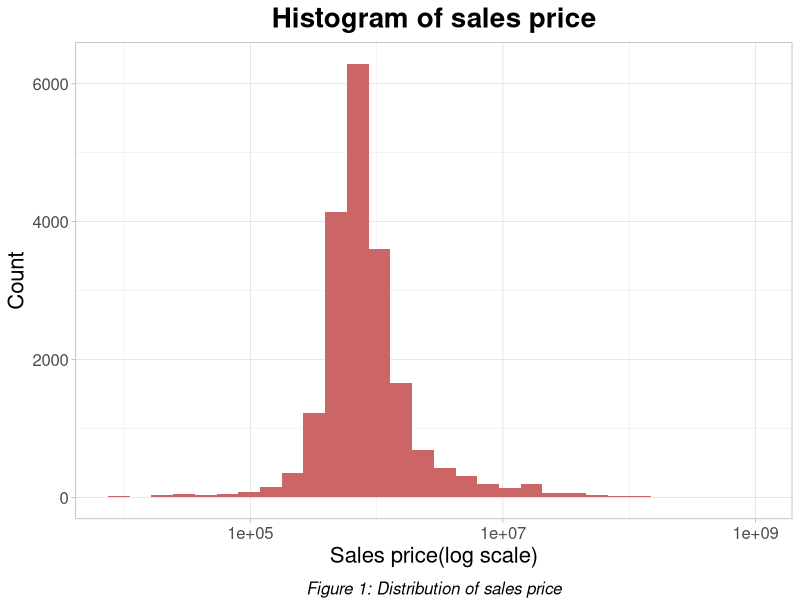

The R script that drew this image:
## ---- chunk 1
knitr::opts_chunk$set(echo = TRUE)
## ---- chunk 2
library(tidyverse)
library(readxl)
library(dplyr)
## ---- chunk 3
preprocess = function(dat){
  dat = dat%>%
  select(-c(`EASE-MENT`, `ADDRESS`,`APARTMENT NUMBER`,BLOCK,LOT))%>%
  mutate(BOROUGH = as.factor(BOROUGH))%>%
  mutate(NEIGHBORHOOD = as.factor(NEIGHBORHOOD))%>%
  mutate(`BUILDING CLASS CATEGORY` = as.factor(`BUILDING CLASS CATEGORY`))%>%
  mutate(`SALE DATE` = as.Date(`SALE DATE`, format = '%Y-%M-%d'))%>%
  mutate(`SALE MONTH` = format(`SALE DATE`, "%Y-%m"))%>%
  mutate(`TAX CLASS AT PRESENT` = as.character(`TAX CLASS AT PRESENT`))%>%
  mutate(`BUILDING CLASS AT PRESENT` = as.character(`BUILDING CLASS AT PRESENT`))%>%
  mutate(`TAX CLASS AT TIME OF SALE` = as.character(`TAX CLASS AT TIME OF SALE`))%>%
  mutate(`BUILDING CLASS AT TIME OF SALE` = as.character(`BUILDING CLASS AT TIME OF SALE`))%>%
  mutate(tax_class_change = ifelse(`TAX CLASS AT TIME OF SALE` == `TAX CLASS AT PRESENT`, 'no', 'yes'))%>%
  mutate(building_class_change = ifelse(`BUILDING CLASS AT TIME OF SALE` == `BUILDING CLASS AT PRESENT`, 'no','yes'))%>%
  mutate(history = as.numeric(format(dat$`SALE DATE`,"%Y"))-dat$`YEAR BUILT`)%>%
  mutate(unit_price = `SALE PRICE`/ifelse(dat$`GROSS SQUARE FEET` == 0 , dat$`LAND SQUARE FEET`, dat$`GROSS SQUARE FEET`))%>%
  filter(`SALE PRICE` >= 10000)%>%
  drop_na()
  return(dat)
}

dat = bind_rows(
  preprocess(read_xlsx('data/rollingsales_manhattan.xlsx')),
  preprocess(read_xlsx('data/rollingsales_queens.xlsx')),
  preprocess(read_xlsx('data/rollingsales_bronx.xlsx')),
  preprocess(read_xlsx('data/rollingsales_brooklyn.xlsx')),
  preprocess(read_xlsx('data/rollingsales_statenisland.xlsx'))
  )%>%
  mutate(BOROUGH = factor(BOROUGH)%>%fct_recode('Manhattan' = '1','Brooklyn' = '3', 'Queens' = '4', 'Bronx' = '2', 'Staten' = '5' ))
#sapply(dat,class)
## ---- chunk 4
theme_regular = theme_light()+
        theme(plot.title =element_text(hjust = 0.5,size = 20,face = "bold"),
        legend.title = element_blank(),legend.position = 'top',legend.text = element_text(size = 16),
        axis.title = element_text(size = 16),axis.text=element_text(size=12),
        plot.caption = element_text(vjust = -0.5, hjust = 0.5, face = "italic",size = 12))
ggplot(data = dat, aes(x = `SALE PRICE`))+
  geom_histogram(fill = "#CC6666")+ scale_x_continuous(trans='log10')+
  ggtitle('Histogram of sales price')+xlab('Sales price(log scale)')+ylab('Count')+
  labs(caption = "Figure 1: Distribution of sales price")+
  theme_regular
